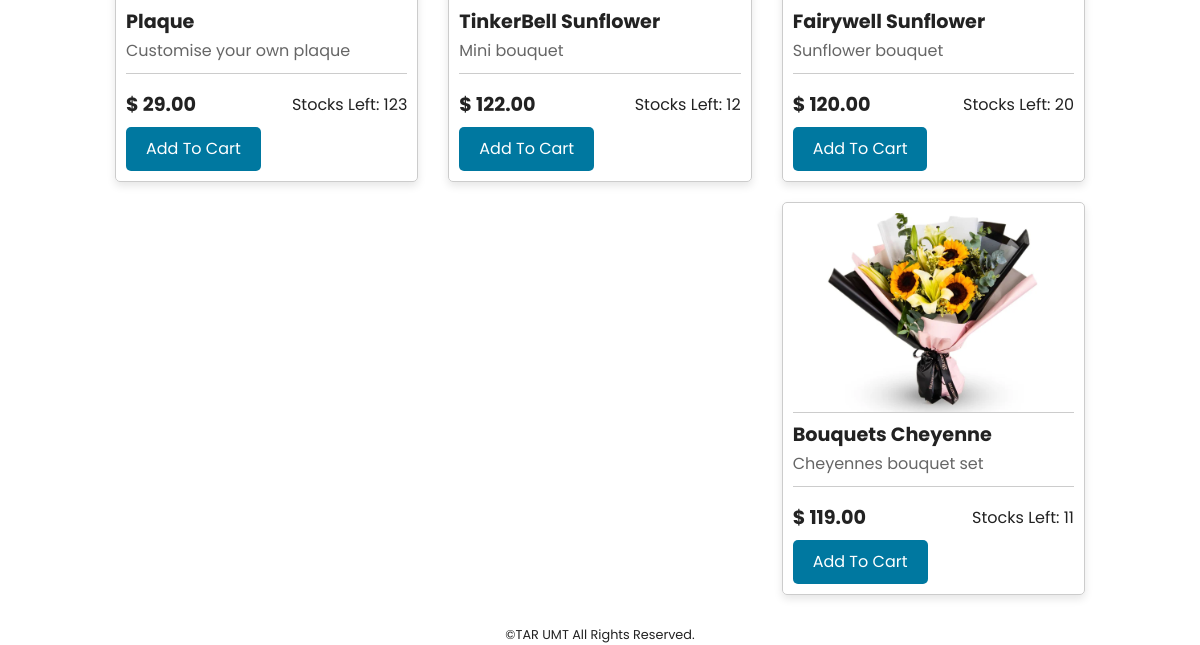
The page /products.php (lower part) on the database as committed earlier.
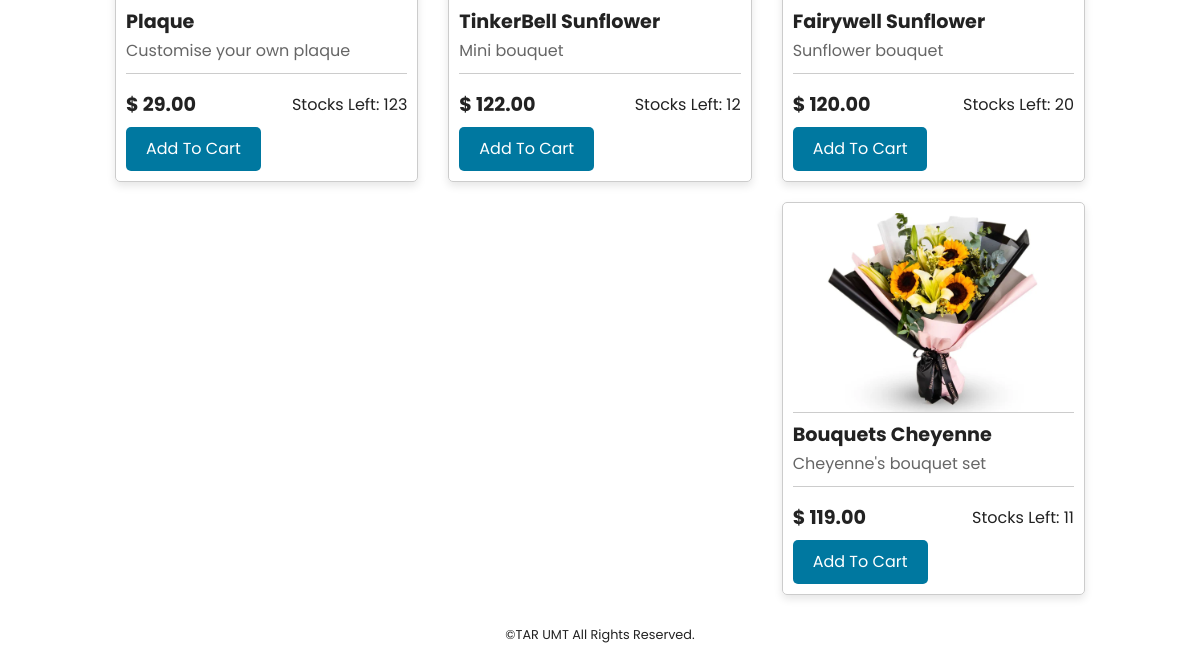
The same page on the database as committed later.
### tables this page shows
CREATE TABLE `products` (
  `id` int(11) NOT NULL,
  `product_code` varchar(60) NOT NULL,
  `product_name` varchar(60) NOT NULL,
  `product_desc` tinytext NOT NULL,
  `product_img_name` varchar(60) NOT NULL,
  `qty` int(5) NOT NULL,
  `price` decimal(10,2) NOT NULL
);

### products.php (the view, shortened to what this page needs)
<?php
include 'config.php';
?>
<!doctype html>
<html class="no-js" lang="en">
<head>
    <link rel="stylesheet" href="css/foundation.css"/>
</head>
<body>
<div class="row" style="margin-top:10px;">
    <div class="small-12">
        <?php
        $result = $mysqli->query('SELECT * FROM products');
        if($result){
            while($obj = $result->fetch_object()) {
                ?>
                <div class="small-12 medium-4 columns">
                    <div class="card">
                        <div class="card-img">
                            <div class="img" style="background-image: url('images/products/<?php echo $obj->product_img_name; ?>');"></div>
                        </div>
                        <div class="card-title"><?php echo $obj->product_name; ?></div>
                        <div class="card-subtitle"><?php echo $obj->product_desc; ?></div>
                        <hr class="card-divider">
                        <div class="card-footer">
                            <div class="card-price"><span>$</span> <?php echo $obj->price; ?></div>
                            <?php if($obj->qty > 0): ?>
                                <div>Stocks Left: <?php echo $obj->qty; ?></div>
                            <?php else: ?>
                                <div>Out Of Stock</div>
                            <?php endif; ?>
                        </div>
                        <div class="card-footer">
                            <a href="update-cart.php?action=add&id=<?php echo $obj->id; ?>" class="card-btn">Add To Cart</a>
                        </div>
                    </div>
                </div>
                <?php
            }
        }
        ?>
    </div>
</div>
<?php include 'include/footer.php'; ?>
</body>
</html>

Rows that differ between the two databases and show on the page:
changed products "Bouquets Cheyenne": product_desc "Cheyennes bouquet set" → "Cheyenne's bouquet set"
